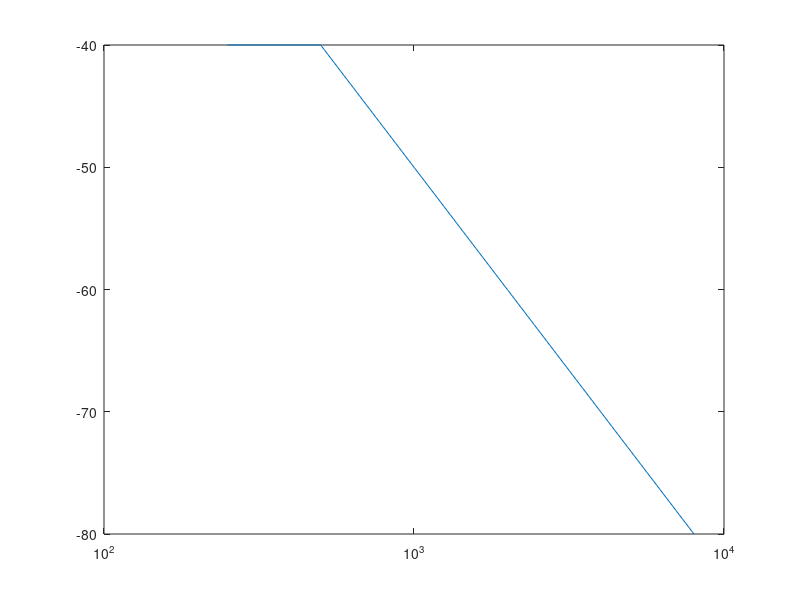

Source code (MATLAB): (Note: this script raises an error after producing the figure.)
clc;
clear all;
%% Investigate the effects of the frequency bands
%Set up audiogram
Fh = 8000;
steps = 50;
audioX = [250, 500, 1000, 2000, 4000, 8000];
audioY = [-40, -40, -50, -60, -70, -80];

figure;
plot(audioX, audioY);
set(gca, 'XScale', 'log')

G = mean(audioY);

d = fdesign.bandpass('Fst1,Fp1,Fp2,Fst2,Ast1,Ap,Ast2',20, 250, 8000,10000, -1*G - 3, -1*G, -1*G - 3);
Hd = design(d, 'butter');

freqz(Hd);
    

